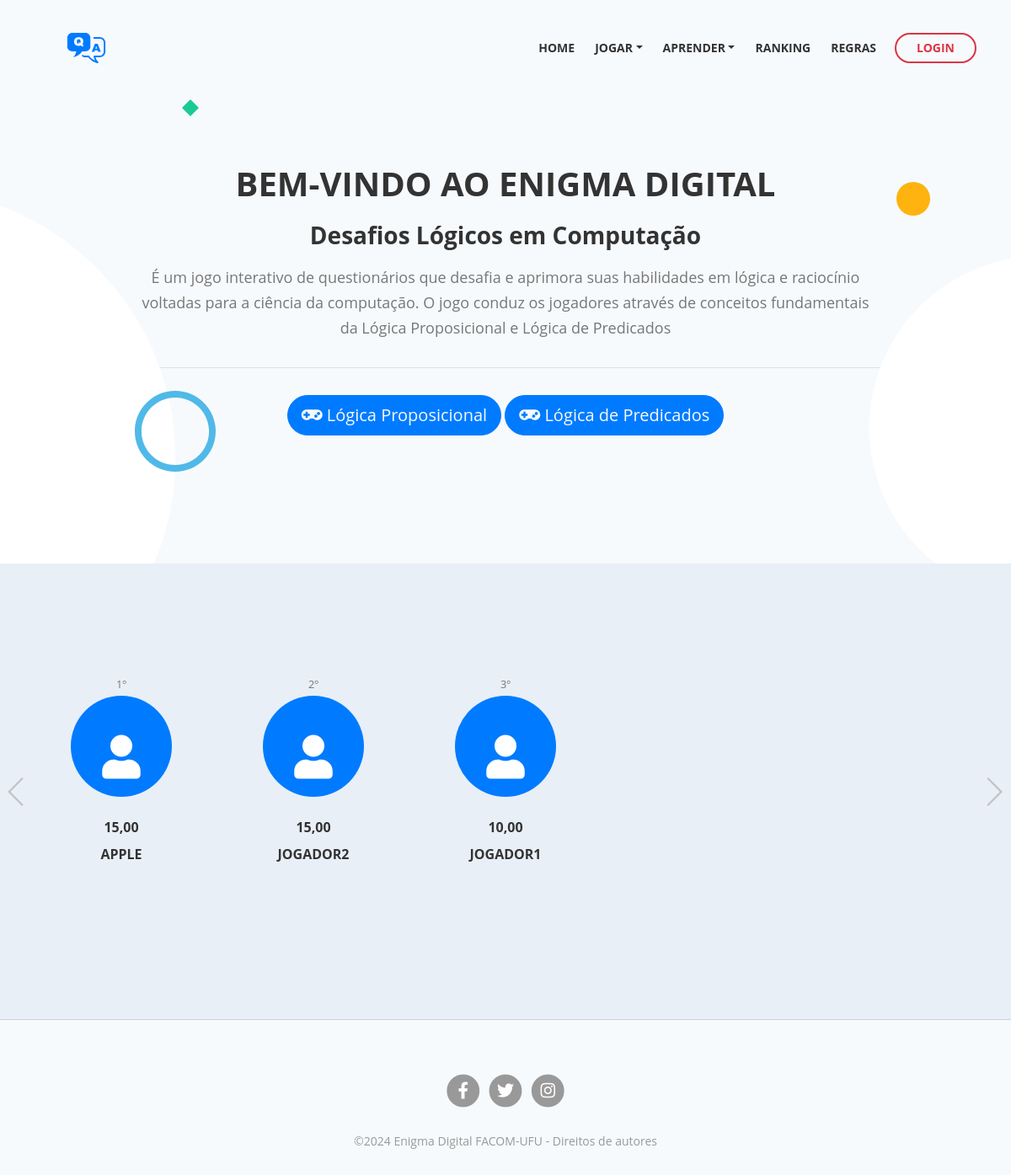
The page / on the database its author committed.
### game/models.py (models this page shows, shortened)
class Category(models.Model):
    id = models.AutoField(auto_created=True, primary_key=True, verbose_name='ID')
    category_name = models.CharField(verbose_name='Categoria', max_length=40)
    class Meta:
        verbose_name = ("Categoria")
        verbose_name_plural = ("Categorias")

class QuizUser(models.Model):
    id = models.AutoField(verbose_name='ID',primary_key=True, auto_created=True)
    user = models.ForeignKey(User, on_delete=models.CASCADE, verbose_name='Jogador')
    total_score = models.DecimalField(decimal_places=2,default=0, max_digits=10, verbose_name='Total de Pontos',null=True)
    class Meta:
        verbose_name = ("Jogador")
        verbose_name_plural = ("Jogadores")

### game/views.py (the view)
# urls.py: path('', views.index, name='index'),
def index(request):
    categories = Category.objects.all()
    total_quiz_user = QuizUser.objects.order_by('-total_score')[:10]
    difficulties = Difficulty.objects.all()
    context = {'total_quiz_user':total_quiz_user,'categories': categories,'difficulties':difficulties,}
    return render(request,'html/index.html', context)

### game/templates/html/index.html (shortened to what this page needs)
{% extends 'base.html' %}
{% load static %}
{% block content %}
<header class="header">
    <div class="container">
        <div class="row">
            <div class="col-lg-12">
                <div class="text-container">
                    <h2 class="text-uppercase">Bem-vindo ao Enigma Digital</h2>
                    <h3 class="py-2">Desafios Lógicos em Computação</h3>
                    <p class="p-large p-heading">É um jogo interativo de questionários que desafia e aprimora suas
                        habilidades em lógica e raciocínio voltadas para a ciência da computação. O jogo conduz os
                        jogadores através de conceitos fundamentais da Lógica Proposicional e Lógica de Predicados</p>
                    <div class="border-bottom mb-4"></div>
                    <div class="py-2 mt-4">
                        {% for category in categories %}
                        <a href="{% url 'quizz:quizz_view_category' category.id %}"><button type="button"
                                class="btn btn-primary btn-lg rounded-pill text-light">
                                <i class="fa fa-solid fa-gamepad"></i> {{category.category_name}}
                            </button></a>
                        {% endfor %}
                    </div>
                </div>
            </div>
        </div>
    </div>
    <div class="deco-white-circle-1">
        <img src="{% static 'img/decorative-white-circle.svg' %}" alt="alternative">
    </div>
    <div class="deco-white-circle-2">
        <img src="{% static 'img/decorative-white-circle.svg' %}" alt="alternative">
    </div>
    <div class="deco-blue-circle">
        <img src="{% static 'img/decorative-blue-circle.svg' %}" alt="alternative">
    </div>
    <div class="deco-yellow-circle">
        <img src="{% static 'img/decorative-yellow-circle.svg' %}" alt="alternative">
    </div>
    <div class="deco-green-diamond">
        <img src="{% static 'img/decorative-green-diamond.svg' %}" alt="alternative">
    </div>
</header>
{% block home %}
<div id="screens" class="slider cards-1 ">
    <div class="container text-center">
        <div class="row">
            <div class="col-lg-12">
                <div class="slider-container">
                    <div class="swiper-container image-slider text-center">
                        <div class="swiper-wrapper ">
                            {% for winner in total_quiz_user%}
                            <div class="swiper-slide text-center">
                                <div class="card">
                                    <small class="display-6">{{forloop.counter}}º</small>
                                    <div class="card-image alert bg-primary">
                                        <i class="fas fa-user" style="color: #fff;"></i>
                                    </div>
                                    <div class="card-body">
                                        <h6 class="text-uppercase">{{winner.total_score}}</h6>
                                        <h6 class="text-uppercase">{{winner.user.username}}</h6>
                                    </div>
                                </div>
                            </div>
                            {%endfor%}
                        </div>
                    </div>
                </div>
            </div>
        </div>
    </div>
</div>
{% endblock home %}
{% endblock content %}

### game/templates/static/css/styles.css (style rules this page uses)
body, html { width: 100%; height: 100%; }
body, p { color: #777; font: 400 1rem/1.75rem "Open Sans", sans-serif; }
.p-large { font: 400 1.125rem/1.875rem "Open Sans", sans-serif; }
.p-heading { margin-bottom: 4rem; text-align: center; }
h2 { color: #333; font: 700 2.125rem/2.75rem "Open Sans", sans-serif; }
h3 { color: #333; font: 700 1.75rem/2.375rem "Open Sans", sans-serif; }
h6 { color: #333; font: 700 1rem/1.5rem "Open Sans", sans-serif; }
a { color: #555; text-decoration: underline; }
.header { position: relative; overflow: hidden; padding-top: 8rem; padding-bottom: 3rem; background-color: #f7fafd; text-align: center; }
.header .text-container { margin-bottom: 3rem; }
.header .p-heading { margin-bottom: 2rem; }
.header .deco-white-circle-1, .header .deco-white-circle-2, .header .deco-blue-circle, .header .deco-yellow-circle, .header .deco-green-diamond { display: none; }
.cards-1 { padding-top: 1rem; padding-bottom: 2rem; background-color: #f7fafd; text-align: center; }
.cards-1 .card { max-width: 11rem; margin-right: auto; margin-bottom: 3rem; margin-left: auto; padding: 0; border: none; background-color: transparent; }
.cards-1 .card-image { width: 7.5rem; height: 7.5rem; margin-right: auto; margin-bottom: 1.5rem; margin-left: auto; border-radius: 50%; background-color: #ebe7fa; }
.cards-1 .card-image .fas { color: #aa7eec; font-size: 3.25rem; line-height: 7.5rem; }
.cards-1 .card-body { padding: 0; }
.slider { padding-top: 8rem; padding-bottom: 8rem; background-color: #e8eff6; }
.slider .slider-container { position: relative; }
.slider .swiper-container { position: static; width: 90%; text-align: center; }
@media (min-width: 768px) { .header .text-container { margin-bottom: 6rem; } }
@media (min-width: 768px) { .cards-1 .card { display: inline-block; margin-right: 1rem; margin-left: 1rem; width: 11rem; max-width: 100%; vertical-align: top; } }
@media (min-width: 992px) { .p-heading { width: 80%; margin-right: auto; margin-left: auto; } }
@media (min-width: 992px) { h2 { font-size: 2.5rem; line-height: 3.25rem; } }
@media (min-width: 992px) { .header { padding-top: 12rem; } }
@media (min-width: 992px) { .header .deco-white-circle-1 { position: absolute; top: 26rem; left: -12rem; display: block; width: 22rem; height: 22rem; } }
@media (min-width: 992px) { .header .deco-white-circle-2 { position: absolute; top: 19rem; right: -12rem; display: block; width: 20rem; height: 20rem; } }
@media (min-width: 992px) { .header .deco-blue-circle { position: absolute; top: 28rem; left: 5rem; display: block; width: 5rem; height: 5rem; } }
@media (min-width: 992px) { .header .deco-yellow-circle { position: absolute; top: 9rem; right: 7rem; display: block; width: 1.5rem; height: 1.5rem; } }
@media (min-width: 992px) { .header .deco-green-diamond { position: absolute; top: 9rem; left: 4rem; display: block; width: 1rem; height: 1rem; } }
@media (min-width: 1200px) { .header .deco-white-circle-1 { top: 14rem; left: -27rem; width: 40rem; height: 40rem; } }
@media (min-width: 1200px) { .header .deco-white-circle-2 { right: -15rem; width: 25.5rem; height: 25.5rem; } }
@media (min-width: 1200px) { .header .deco-blue-circle { top: 29rem; left: 10rem; width: 6rem; height: 6rem; } }
@media (min-width: 1200px) { .header .deco-yellow-circle { top: 13.5rem; right: 8%; width: 2.5rem; height: 2.5rem; } }
@media (min-width: 1200px) { .header .deco-green-diamond { top: 7rem; left: 18%; width: 1.25rem; height: 1.25rem; } }
@media (min-width: 1200px) { .cards-1 .card:first-of-type { margin-left: 0; } }
@media (min-width: 1200px) { .cards-1 .card:last-of-type { margin-right: 0; } }
@media (min-width: 1200px) { .slider .swiper-container { width: 100%; } }

### rows shown on the page
Category: category_name "Lógica Proposicional"
Category: category_name "Lógica de Predicados"
QuizUser: total_score "15,00", user.username "APPLE"
QuizUser: total_score "15,00", user.username "JOGADOR2"
QuizUser: total_score "10,00", user.username "JOGADOR1"
